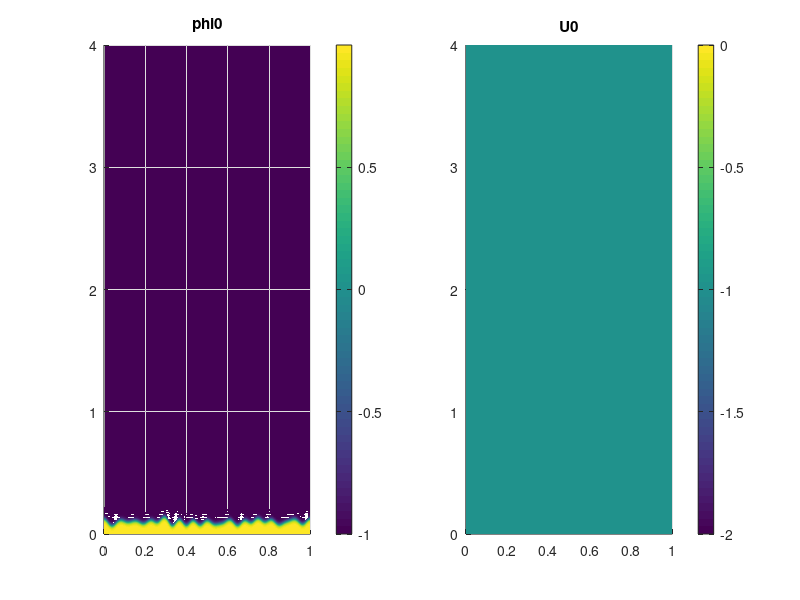

This figure's MATLAB source:
Lx = 1;
Lz = 4;

nx = 200;
nz = 800;

dx = Lx/nx;
dz = Lz/nz;

x = 0:dx:Lx;
z = 0:dz:Lz;

k_max = floor(Lx/ (12 * dx)); % max wavenumber, 12 grid points to resolve the highest wavemode

eta = 1e-2;
A = (2*rand(1,k_max)-1) * eta; % amplitude, draw from [-1,1] * eta
x_c = rand(1,k_max)*Lx; % shift, draw from [0,Lx]

[zz,xx] = meshgrid(z,x);

W0 = 2e-2; % interfacial width
z0 = 1e-1; % level of z-axis

% sinusoidal perturbation
sp = 0;
for k = 1:k_max
   
    sp = sp + A(k)*sin(2*pi*k/Lx* (xx-x_c(k)) );
    
end

phi0 = -tanh((zz-z0-sp)/W0);

U0 = 0*phi0-1;

figure(1);
subplot(121);
surf(xx,zz,phi0);
shading interp
view(2);
colorbar
title('phi0')
subplot(122)
surf(xx,zz,U0);
shading interp
view(2);
colorbar
title('U0')


% print('-dpng','../tex/figures/phi_initial.png')

